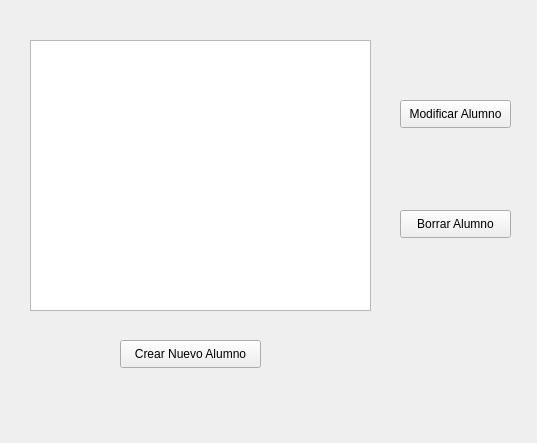
<?xml version="1.0" encoding="UTF-8"?>
<ui version="4.0">
 <class>menuAlumno</class>
 <widget class="QWidget" name="menuAlumno">
  <property name="geometry">
   <rect>
    <x>0</x>
    <y>0</y>
    <width>537</width>
    <height>443</height>
   </rect>
  </property>
  <property name="windowTitle">
   <string>menuAlumno</string>
  </property>
  <widget class="QPushButton" name="botonCrearAlummno">
   <property name="geometry">
    <rect>
     <x>120</x>
     <y>340</y>
     <width>141</width>
     <height>28</height>
    </rect>
   </property>
   <property name="text">
    <string>Crear Nuevo Alumno</string>
   </property>
  </widget>
  <widget class="QListView" name="listaAlumnos">
   <property name="geometry">
    <rect>
     <x>30</x>
     <y>40</y>
     <width>341</width>
     <height>271</height>
    </rect>
   </property>
  </widget>
  <widget class="QPushButton" name="botonBorrarAlumno">
   <property name="geometry">
    <rect>
     <x>400</x>
     <y>210</y>
     <width>111</width>
     <height>28</height>
    </rect>
   </property>
   <property name="text">
    <string>Borrar Alumno</string>
   </property>
  </widget>
  <widget class="QPushButton" name="botonModificarAlumno">
   <property name="geometry">
    <rect>
     <x>400</x>
     <y>100</y>
     <width>111</width>
     <height>28</height>
    </rect>
   </property>
   <property name="text">
    <string>Modificar Alumno</string>
   </property>
  </widget>
 </widget>
 <layoutdefault spacing="6" margin="11"/>
 <resources/>
 <connections>
  <connection>
   <sender>botonCrearAlummno</sender>
   <signal>clicked()</signal>
   <receiver>menuAlumno</receiver>
   <slot>crearAlumno()</slot>
   <hints>
    <hint type="sourcelabel">
     <x>238</x>
     <y>350</y>
    </hint>
    <hint type="destinationlabel">
     <x>360</x>
     <y>353</y>
    </hint>
   </hints>
  </connection>
  <connection>
   <sender>botonModificarAlumno</sender>
   <signal>clicked()</signal>
   <receiver>menuAlumno</receiver>
   <slot>modificarAlumno()</slot>
   <hints>
    <hint type="sourcelabel">
     <x>455</x>
     <y>115</y>
    </hint>
    <hint type="destinationlabel">
     <x>453</x>
     <y>148</y>
    </hint>
   </hints>
  </connection>
  <connection>
   <sender>botonBorrarAlumno</sender>
   <signal>clicked()</signal>
   <receiver>menuAlumno</receiver>
   <slot>borrarAlumno()</slot>
   <hints>
    <hint type="sourcelabel">
     <x>457</x>
     <y>228</y>
    </hint>
    <hint type="destinationlabel">
     <x>462</x>
     <y>311</y>
    </hint>
   </hints>
  </connection>
 </connections>
 <slots>
  <slot>crearAlumno()</slot>
  <slot>modificarAlumno()</slot>
  <slot>borrarAlumno()</slot>
 </slots>
</ui>
